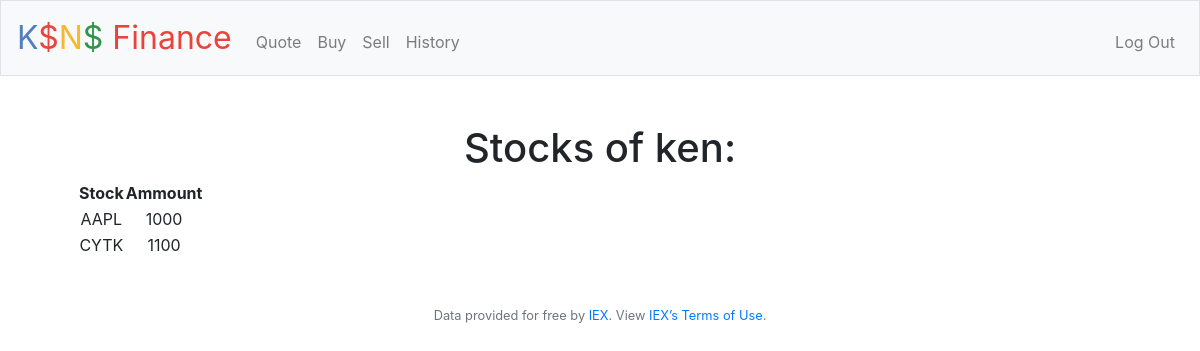
Page / (signed in) on the earlier database version.
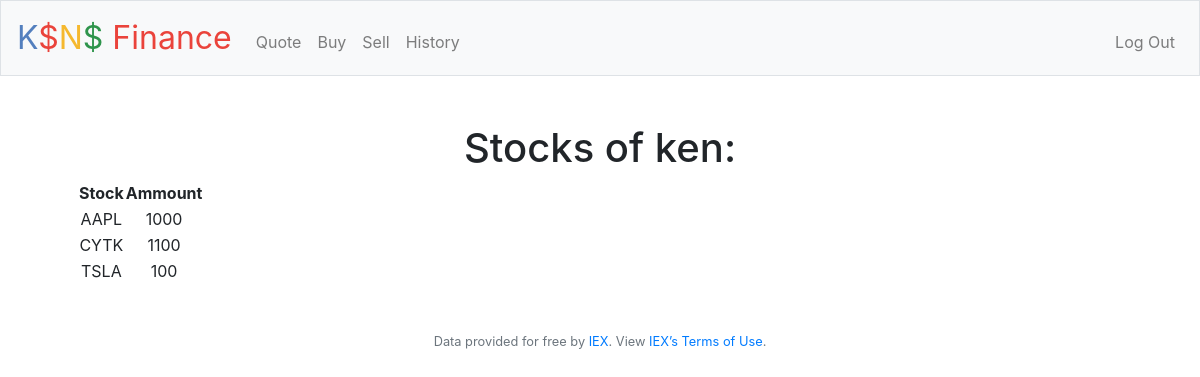
Same page on the later database version.
### tables this page shows
CREATE TABLE users (id INTEGER, username TEXT NOT NULL, hash TEXT NOT NULL, cash NUMERIC NOT NULL DEFAULT 10000.00, PRIMARY KEY(id));

CREATE TABLE stocks (user_id TEXT NOT NULL, symbol TEXT NOT NULL, ammount INTEGER, FOREIGN KEY(user_id) REFERENCES users(id));

### application.py (the view)
@app.route("/")
@login_required
def index():
    user_name = db.execute("SELECT username FROM users WHERE id = ?", session["user_id"])
    check = db.execute("SELECT name FROM main.sqlite_master WHERE type='table'")
    if not any(c['name'] == 'stocks' for c in check):
        return render_template("index.html", user_name=user_name)
    stocks = db.execute("SELECT * FROM stocks WHERE user_id = ?", session["user_id"])
    return render_template("index.html", stocks=stocks, user_name=user_name)

### application.py (called while the page is built)
@app.after_request
def after_request(response):
    response.headers["Cache-Control"] = "no-cache, no-store, must-revalidate"
    response.headers["Expires"] = 0
    response.headers["Pragma"] = "no-cache"
    return response

### helpers.py (called while the page is built)
def login_required(f):
    @wraps(f)
    def decorated_function(*args, **kwargs):
        if session.get("user_id") is None:
            return redirect("/login")
        return f(*args, **kwargs)
    return decorated_function

### templates/index.html (shortened to what this page needs)
{% extends "layout.html" %}
{% block main %}
    {% if not stocks %}
    <li>No stocks trade yet</li>
    {% else %}
    <h1>Stocks of {{ user_name[0]['username'] }}:</h1>
    <table>
        <tr>
            <th>Stock</th>
            <th>Ammount</th>
        </tr>
        {% for stock in stocks %}
            <tr>
                <td>{{ stock['symbol'] }}</td>
                <td>{{ stock['ammount'] }}</td>
            </tr>
        {% endfor %}
    </table>
    {% endif %}
{% endblock %}

### templates/layout.html (shortened to what this page needs)
<!DOCTYPE html>
<html lang="en">
    <head>
        <link rel="stylesheet" href="https://cdn.jsdelivr.net/npm/bootstrap@4.5.3/dist/css/bootstrap.min.css">
        <link href="/static/styles.css" rel="stylesheet">
    </head>
    <body>
        <nav class="navbar navbar-expand-md navbar-light bg-light border">
            <a class="navbar-brand" href="/"><span class="blue">K</span><span class="red">$</span><span class="yellow">N</span><span class="green">$</span> <span class="red">Finance</span></a>
            <div class="collapse navbar-collapse" id="navbar">
                {% if session.user_id %}
                    <ul class="navbar-nav mr-auto mt-2">
                        <li class="nav-item"><a class="nav-link" href="/quote">Quote</a></li>
                        <li class="nav-item"><a class="nav-link" href="/buy">Buy</a></li>
                        <li class="nav-item"><a class="nav-link" href="/sell">Sell</a></li>
                        <li class="nav-item"><a class="nav-link" href="/history">History</a></li>
                    </ul>
                    <ul class="navbar-nav ml-auto mt-2">
                        <li class="nav-item"><a class="nav-link" href="/logout">Log Out</a></li>
                    </ul>
                {% else %}
                    <ul class="navbar-nav ml-auto mt-2">
                        <li class="nav-item"><a class="nav-link" href="/register">Register</a></li>
                        <li class="nav-item"><a class="nav-link" href="/login">Log In</a></li>
                    </ul>
                {% endif %}
            </div>
        </nav>
        <main class="container p-5">
            {% block main %}{% endblock %}
        </main>
        <footer class="small text-center text-muted">
            Data provided for free by <a href="https://iextrading.com/developer">IEX</a>. View <a href="https://iextrading.com/api-exhibit-a/">IEX’s Terms of Use</a>.
        </footer>
    </body>
</html>

### static/styles.css (style rules this page uses)
nav .navbar-brand { font-size: xx-large; }
nav .navbar-brand .blue { color: #537fbe; }
nav .navbar-brand .red { color: #ea433b; }
nav .navbar-brand .yellow { color: #f5b82e; }
nav .navbar-brand .green { color: #2e944b; }
main { overflow-x: auto; text-align: center; }

Differences in the rows shown:
added stocks: symbol "TSLA", ammount "100"
